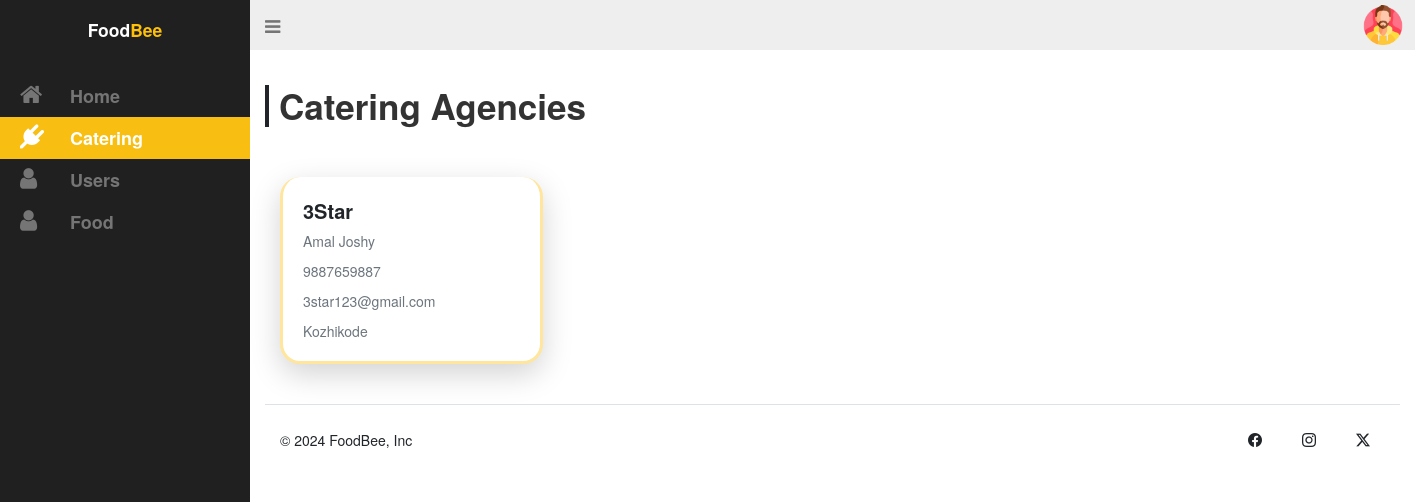
Page /Admin/pages/admin-catering.php (signed in) on the committed database.
### tables this page shows
CREATE TABLE `catering` (
  `catering_id` int(11) NOT NULL,
  `catering_name` varchar(50) NOT NULL,
  `catering_owner` varchar(50) NOT NULL,
  `catering_no` varchar(50) NOT NULL,
  `catering_location` varchar(50) NOT NULL,
  `catering_email` varchar(50) NOT NULL,
  `catering_pass` varchar(50) NOT NULL
);

### Admin/pages/admin-catering.php (the view, shortened to what this page needs)
<?php
 include './connect.php';
?>
<!DOCTYPE html>
<html lang="en">
<head>
  <link rel="stylesheet" href="../static/admin.css">
  <link rel="stylesheet" href="https://cdn.jsdelivr.net/npm/bootstrap-icons@1.11.3/font/bootstrap-icons.min.css">
  <link href="https://cdn.jsdelivr.net/npm/bootstrap@5.3.3/dist/css/bootstrap.min.css" rel="stylesheet">
  <link rel="stylesheet" href="https://maxcdn.bootstrapcdn.com/bootstrap/3.3.7/css/bootstrap.min.css">
  <link rel="stylesheet" href="https://maxcdn.bootstrapcdn.com/font-awesome/4.7.0/css/font-awesome.min.css">
</head>
<body>
  <div id="wrapper">
    <aside id="sidebar-wrapper">
      <div class="sidebar-brand">
        <h2><div class="fs-3 fw-semibold">Food<span class="text-warning">Bee</span></div></h2>
      </div>
      <ul class="sidebar-nav">
        <li><a href="./admin-home.php"><i class="fa fa-home"></i>Home</a></li>
        <li class="active"><a href="./admin-catering.php"><i class="fa fa-plug"></i>Catering</a></li>
        <li><a href="./admin-user.php"><i class="fa fa-user"></i>Users</a></li>
        <li><a href="./admin-food.php"><i class="fa fa-user"></i>Food</a></li>
      </ul>
    </aside>
    <div id="navbar-wrapper">
      <nav class="navbar navbar-inverse">
        <div class="container-fluid justify-content-between">
          <div class="navbar-header position-absolute top-0">
            <a href="#" class="navbar-brand" id="sidebar-toggle"><i class="fa fa-bars"></i></a>
          </div>
          <div class="d-flex align-items-center position-absolute end-0">
            <button class="btn rounded-circle border-0"  data-bs-toggle="dropdown" aria-expanded="false">
              <img src="../static/user.png" alt="" width="40">
            </button>
          </div>
        </div>
      </nav>
    </div>
    <section id="content-wrapper">
      <div class="row">
        <div class="col-lg-12">
        <h2 class="content-title display-4 fw-semibold border-start px-3 border-4 border-dark">Catering Agencies</h2>
          <div class="container">
            <div class="row my-5">
<?php
$sql=mysqli_query($conn,"SELECT * FROM catering ORDER BY catering_id ");
while($row=mysqli_fetch_assoc($sql))
{
    $cat_name=$row['catering_name'];
    $cat_own=$row['catering_owner'];
    $cat_no=$row['catering_no'];
    $cat_location=$row['catering_location'];
    $cat_mail=$row['catering_email'];
?>
              <div class="col-lg-3 col-md-4 col-sm-6 col-12 my-3">
                <div class="card text-decoration-none h-100 rounded-5 p-3 border-3 border-warning-subtle border-top-0 shadow-lg">
                  <div class="card-body">
                    <div class="card-title fs-2 fw-bold"><?php echo $cat_name; ?></div>
                    <p class="card-text text-secondary"><?php echo $cat_own; ?></p>
                    <p class="card-text text-secondary"><?php echo $cat_no; ?></p>
                    <p class="card-text text-secondary"><?php echo $cat_mail; ?></p>
                    <p class="card-text text-secondary"><?php echo $cat_location; ?></p>
                  </div>
                </div>
              </div>
<?php
}
?>
            </div>
          </div>
        </div>
      </div>
      <div class="row">
  <div class="container-fluid" >
    <footer class="d-flex flex-wrap justify-content-between align-items-center py-4 border-top">
      <div class="col-md-4 d-flex align-items-center">
        <span class="mb-3 mb-md-0 text-dark">&copy; 2024 FoodBee, Inc</span>
      </div>
      <ul class="nav col-md-4 justify-content-end list-unstyled d-flex">
        <li class="ms-3"><a class=" text-dark" href="#"><i class="bi bi-facebook" width="24" height="24"></i></a></li>
        <li class="ms-3"><a class=" text-dark" href="#"><i class="bi bi-instagram" width="24" height="24"></i></a></li>
        <li class="ms-3"><a class=" text-dark" href="#"><i class="bi bi-twitter-x" width="24" height="24"></i></a></li>
      </ul>
    </footer>
  </div>
      </div>
    </section>
  </div>
</body>
</html>

### Admin/static/admin.css (style rules this page uses)
body { padding-bottom: 30px; position: relative; min-height: 100%; }
a { transition: background 0.2s, color 0.2s; }
#wrapper { padding-left: 0; transition: all 0.5s ease; position: relative; }
#sidebar-wrapper { z-index: 1000; position: fixed; left: 250px; width: 0; height: 100%; margin-left: -250px; overflow-y: auto; overflow-x: hidden; background: #202020; transition: all 0.5s ease; }
.sidebar-brand { position: absolute; top: 0; width: 250px; text-align: center; padding: 20px 0; }
.sidebar-brand h2 { margin: 0; font-weight: 600; font-size: 24px; color: #fff; }
.sidebar-nav { position: absolute; top: 75px; width: 250px; margin: 0; padding: 0; list-style: none; }
.sidebar-nav > li { text-indent: 10px; line-height: 42px; }
.sidebar-nav > li a { display: block; text-decoration: none; color: #757575; font-weight: 600; font-size: 18px; }
.sidebar-nav > li > a:hover, .sidebar-nav > li.active > a { text-decoration: none; color: #fff; background: #F8BE12; }
.sidebar-nav > li > a i.fa { font-size: 24px; width: 60px; }
#navbar-wrapper { width: 100%; position: absolute; z-index: 2; }
#navbar-wrapper .navbar { border-width: 0 0 0 0; background-color: #eee; font-size: 24px; margin-bottom: 0; border-radius: 0; }
#navbar-wrapper .navbar a { color: #757575; }
#content-wrapper { width: 100%; position: absolute; padding: 15px; top: 100px; }
@media (min-width: 992px) { #wrapper { padding-left: 250px; } }
@media (min-width: 992px) { #sidebar-wrapper { width: 250px; } }
@media (min-width: 992px) { #navbar-wrapper { position: relative; } }
@media (min-width: 992px) { #content-wrapper { position: relative; top: 0; } }

### rows in the picture
catering: catering_name "3Star", catering_owner "Amal Joshy", catering_no "9887659887", catering_email "3star123@gmail.com", catering_location "Kozhikode"
